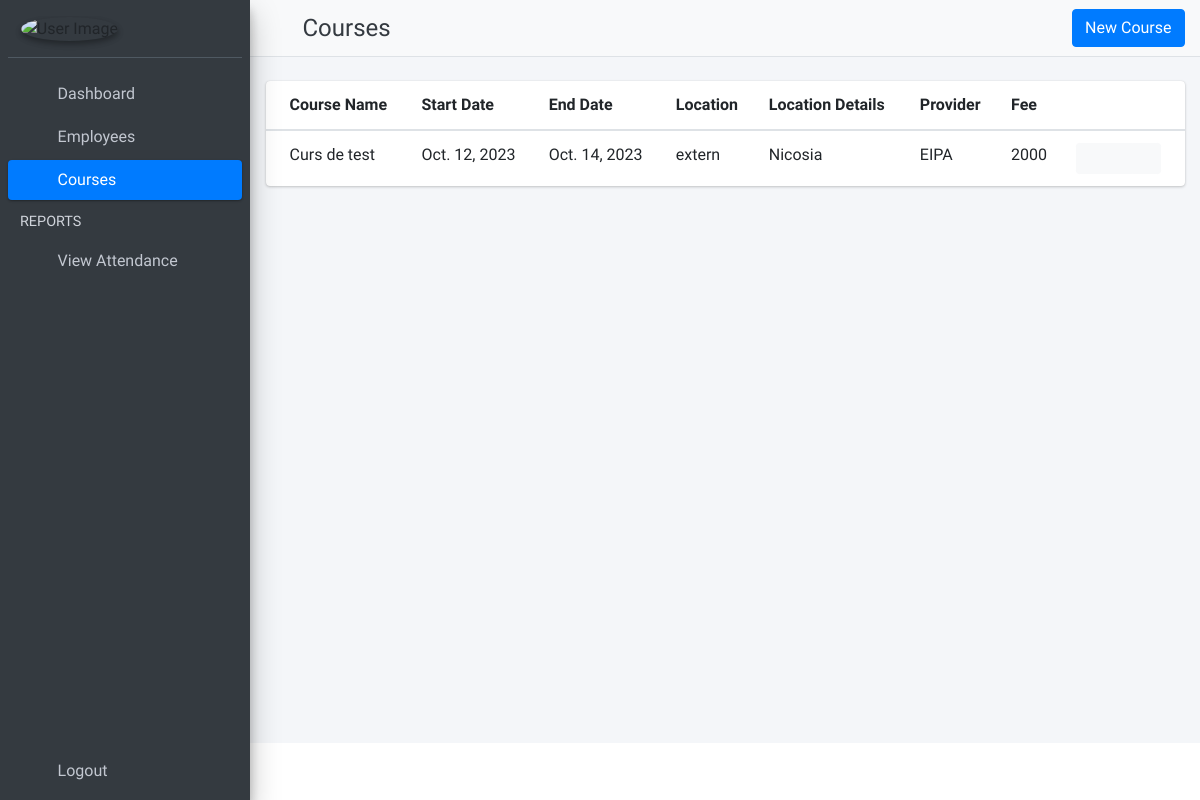
Screenshot of /courses with the database file from the repository.
### CMS_app/models.py (models this page shows, shortened)
class Course(models.Model):
    location_options =[('intern', 'Intern'), ('extern', 'Extern')]
    id = models.AutoField(primary_key=True)
    course_name = models.CharField(max_length=255)
    start_date = models.DateField()
    end_date = models.DateField()
    location = models.CharField(choices=location_options, max_length=6)
    location_details = models.CharField(max_length=255)
    provider = models.CharField(max_length=255)
    participation_fee = models.IntegerField()
    active = models.BooleanField(default=True)
    created_at = models.DateTimeField(auto_now_add=True)
    updated_at = models.DateTimeField(auto_now_add=True)
    objects = models.Manager()

### CMS_app/views.py (the view)
# urls.py: path('courses', views.CoursesList.as_view(), name='list-of-courses'),
class CoursesList(ListView):
    template_name = 'course/list_of_courses.html'
    model = Course
    context_object_name = 'all_courses'

### CMS_app/templates/course/list_of_courses.html (shortened to what this page needs)
{% extends 'base.html' %}
{% block page_title %}
    Courses
{% endblock page_title %}
{% block page_button %}
    <div class="col">
        <a class="btn btn-block btn-primary" href="{% url 'add-course' %}">New Course</a>
    </div>
{% endblock page_button %}
{% block main_content %}
    <section class="content">
        <div class="container-fluid">
            <div class="row">
                <div class="col-md-12">
                    <br>
                    <div class="card card-link">
                        {% if all_courses %}
                            <div class="card-body table-responsive p-0">
                                <table class="table table-hover text-nowrap">
                                    <thead>
                                    <tr>
                                        <th scope="col">Course Name</th>
                                        <th scope="col">Start Date</th>
                                        <th scope="col">End Date</th>
                                        <th scope="col">Location</th>
                                        <th scope="col">Location Details</th>
                                        <th scope="col">Provider</th>
                                        <th scope="col">Fee</th>
                                        <th></th>
                                    </tr>
                                    </thead>
                                    <tbody>
                                    {% for course in all_courses %}
                                        <tr>
                                            <td>{{ course.course_name }}</td>
                                            <td>{{ course.start_date }}</td>
                                            <td>{{ course.end_date }}</td>
                                            <td>{{ course.location }}</td>
                                            <td>{{ course.location_details }}</td>
                                            <td>{{ course.provider }}</td>
                                            <td>{{ course.participation_fee }}</td>
                                            <td width="120">
                                                <div class="btn-group">
                                                    <button type="button" class="btn btn-light btn-sm">
                                                        <i class="fas fa-plus"></i>
                                                    </button>
                                                    <button type="button" class="btn btn-light btn-sm">
                                                        <i class="fas fa-pen"></i>
                                                    </button>
                                                    <button type="button" class="btn btn-light btn-sm"
                                                            data-toggle="modal"
                                                            data-target="#course_{{ course.id }}">
                                                        <i class="fas fa-trash"></i>
                                                    </button>
                                                </div>
                                            </td>
                                        </tr>
                                    {% endfor %}
                                    </tbody>
                                </table>
                            </div>
                        {% else %}
                            <div class="card-body text-center"><br>
                                <h4 class="text-muted">No data available</h4>
                            </div>
                        {% endif %}
                    </div>
                </div>
            </div>
        </div>
    </section>
{% endblock main_content %}

### rows the page displays
Course: course_name "Curs de test", start_date "Oct. 12, 2023", end_date "Oct. 14, 2023", location "extern", location_details "Nicosia", provider "EIPA", participation_fee "2000"
